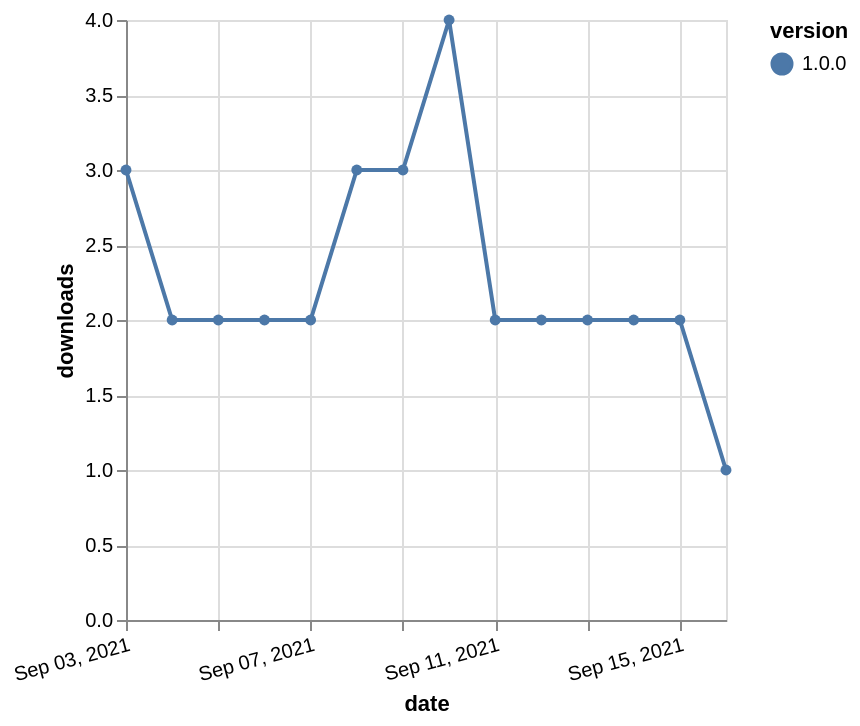

Here is the Vega-Lite specification saved for this chart:
### Vega-Lite specification from a JSON file in a GitHub repository (floating-point values rounded to 4 significant figures)
{"$schema": "https://vega.github.io/schema/vega-lite/v5.json", "description": "A simple bar chart with embedded data.", "data": {"values": [{"date": "2021-09-03", "total": 229, "delta": 3, "version": "1.0.0"}, {"date": "2021-09-04", "total": 231, "delta": 2, "version": "1.0.0"}, {"date": "2021-09-05", "total": 233, "delta": 2, "version": "1.0.0"}, {"date": "2021-09-06", "total": 235, "delta": 2, "version": "1.0.0"}, {"date": "2021-09-07", "total": 237, "delta": 2, "version": "1.0.0"}, {"date": "2021-09-08", "total": 240, "delta": 3, "version": "1.0.0"}, {"date": "2021-09-09", "total": 243, "delta": 3, "version": "1.0.0"}, {"date": "2021-09-10", "total": 247, "delta": 4, "version": "1.0.0"}, {"date": "2021-09-11", "total": 249, "delta": 2, "version": "1.0.0"}, {"date": "2021-09-12", "total": 251, "delta": 2, "version": "1.0.0"}, {"date": "2021-09-13", "total": 253, "delta": 2, "version": "1.0.0"}, {"date": "2021-09-14", "total": 255, "delta": 2, "version": "1.0.0"}, {"date": "2021-09-15", "total": 257, "delta": 2, "version": "1.0.0"}, {"date": "2021-09-16", "total": 258, "delta": 1, "version": "1.0.0"}]}, "width": "container", "mark": {"type": "line", "point": {"filled": true}}, "encoding": {"x": {"field": "date", "type": "temporal", "timeUnit": "yearmonthdate", "title": "date", "axis": {"labelAngle": -15}}, "y": {"field": "delta", "type": "quantitative", "title": "downloads"}, "color": {"field": "version", "type": "nominal"}, "tooltip": {"field": "delta"}}}
